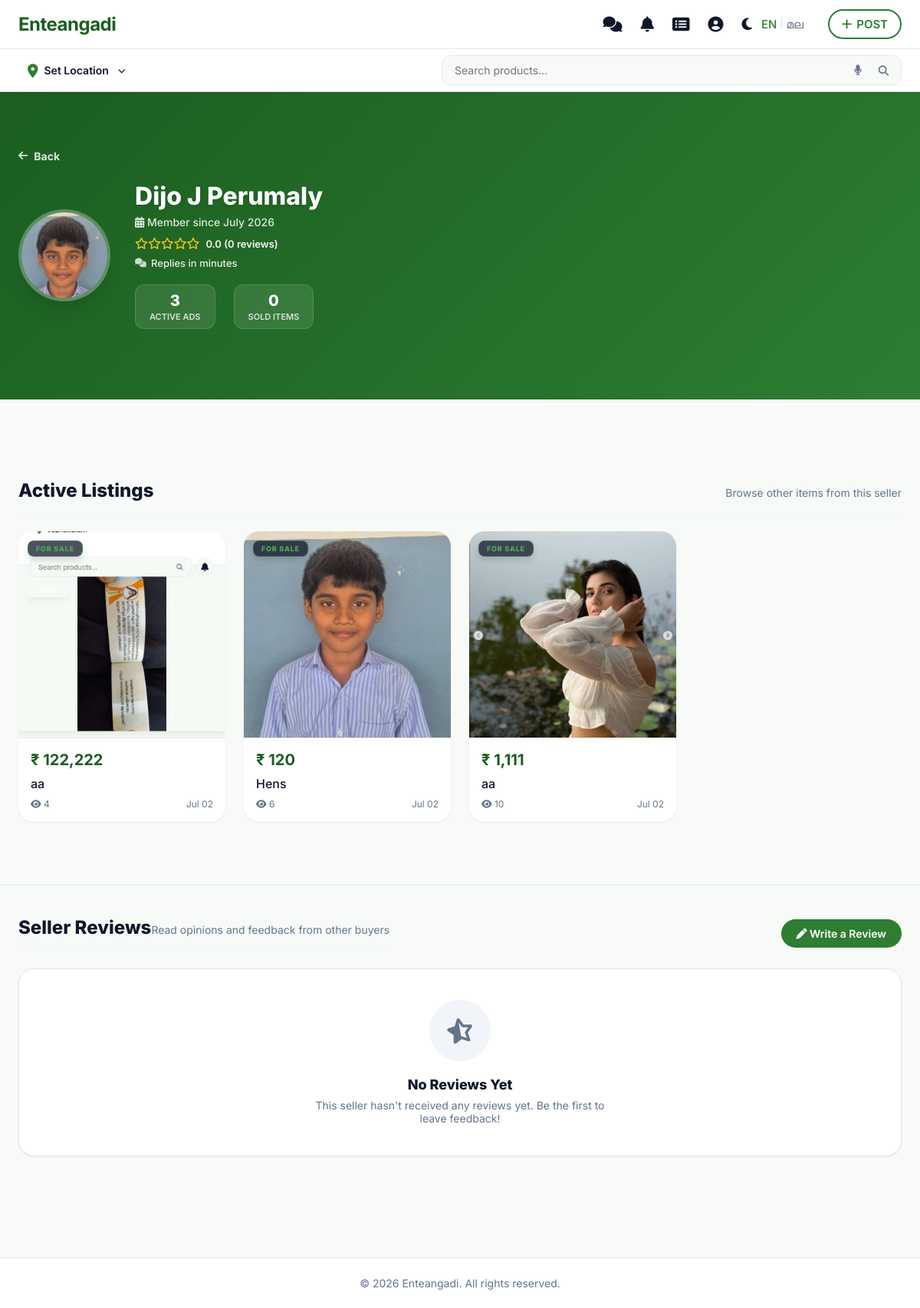
Screenshot of /user/view_profile.php?id=8 (signed in) with the database file from the repository.
### tables this page shows
CREATE TABLE `users` (
  `id` int(11) NOT NULL AUTO_INCREMENT,
  `username` varchar(100) NOT NULL,
  `email` varchar(155) DEFAULT NULL,
  `phone_number` varchar(20) NOT NULL,
  `phone` varchar(20) DEFAULT NULL,
  `profile_picture` varchar(255) DEFAULT NULL,
  `password` varchar(255) NOT NULL,
  `role` enum('user','admin') DEFAULT 'user',
  `is_admin` tinyint(1) DEFAULT 0,
  `permissions` text DEFAULT NULL,
  `session_token` varchar(255) DEFAULT NULL,
  `last_activity` timestamp NULL DEFAULT NULL,
  `created_at` timestamp NOT NULL DEFAULT current_timestamp(),
  `tut_home` tinyint(1) DEFAULT 0,
  `tut_post` tinyint(1) DEFAULT 0,
  `tut_profile` tinyint(1) DEFAULT 0,
  `tut_inbox` tinyint(1) DEFAULT 0,
  `is_verified` tinyint(1) DEFAULT 0,
  PRIMARY KEY (`id`),
  UNIQUE KEY `phone_number` (`phone_number`),
  UNIQUE KEY `email` (`email`)
);

CREATE TABLE `products` (
  `id` int(11) NOT NULL AUTO_INCREMENT,
  `unique_id` varchar(20) DEFAULT NULL,
  `user_id` int(11) NOT NULL,
  `category_id` int(11) NOT NULL,
  `title` varchar(255) NOT NULL,
  `description` text DEFAULT NULL,
  `price` decimal(10,2) NOT NULL,
  `type` enum('sell','buy','rent') DEFAULT 'sell',
  `expiry_date` date DEFAULT NULL,
  `whatsapp_number` varchar(20) DEFAULT NULL,
  `phone_number` varchar(20) DEFAULT NULL,
  `location_name` varchar(255) DEFAULT NULL,
  `latitude` decimal(10,8) DEFAULT NULL,
  `longitude` decimal(11,8) DEFAULT NULL,
  `status` enum('active','deleted','sold','expired','pending','inactive') DEFAULT 'active',
  `status_reason` text DEFAULT NULL,
  `is_verified` tinyint(1) DEFAULT 0,
  `is_notified` tinyint(1) DEFAULT 0,
  `views` int(11) DEFAULT 0,
  `created_at` timestamp NOT NULL DEFAULT current_timestamp(),
  `updated_at` timestamp NOT NULL DEFAULT current_timestamp() ON UPDATE current_timestamp(),
  PRIMARY KEY (`id`),
  UNIQUE KEY `unique_id` (`unique_id`),
  KEY `user_id` (`user_id`),
  KEY `category_id` (`category_id`),
  KEY `idx_products_status_created` (`status`,`created_at`),
  KEY `idx_products_status_type_created` (`status`,`type`,`created_at`),
  CONSTRAINT `products_ibfk_1` FOREIGN KEY (`user_id`) REFERENCES `users` (`id`) ON DELETE CASCADE,
  CONSTRAINT `products_ibfk_2` FOREIGN KEY (`category_id`) REFERENCES `categories` (`id`) ON DELETE CASCADE
);

### includes/helpers.php (called while the page is built, shortened)
<?php
if (!function_exists('getUserTrustMetrics')) {
    function getUserTrustMetrics($user_id)
    {
        global $pdo;
        $stmt_r = $pdo->prepare("SELECT COALESCE(AVG(rating), 0) as avg_rating, COUNT(*) as review_count FROM user_ratings WHERE reviewee_id = ?");
        $stmt_r->execute([$user_id]);
        $rating_data = $stmt_r->fetch();
        $avg_rating = round(floatval($rating_data['avg_rating']), 1);
        $review_count = intval($rating_data['review_count']);
        $stmt_u = $pdo->prepare("SELECT created_at, email, phone_number, is_verified FROM users WHERE id = ?");
        $stmt_u->execute([$user_id]);
        $user_data = $stmt_u->fetch();
        $member_since = $user_data ? date('F Y', strtotime($user_data['created_at'])) : 'Unknown';
        $is_verified = $user_data ? (bool)$user_data['is_verified'] : false;
        $email_verified = $is_verified;
        $phone_verified = $is_verified;
        $stmt_msgs = $pdo->prepare("
            SELECT m1.created_at as received_at, MIN(m2.created_at) as replied_at
            FROM messages m1
            JOIN messages m2 ON m1.product_id = m2.product_id
                            AND m1.sender_id = m2.receiver_id
                            AND m1.receiver_id = m2.sender_id
                            AND m2.created_at > m1.created_at
            WHERE m1.receiver_id = ?
            GROUP BY m1.id
        ");
        $stmt_msgs->execute([$user_id]);
        $pairs = $stmt_msgs->fetchAll();
        $total_seconds = 0;
        $reply_count = 0;
        foreach ($pairs as $p) {
            $diff = strtotime($p['replied_at']) - strtotime($p['received_at']);
            if ($diff > 0 && $diff < 86400) {
                $total_seconds += $diff;
                $reply_count++;
            }
        }
        $response_time = "Replies within a few hours";
        if ($reply_count > 0) {
            $avg_seconds = $total_seconds / $reply_count;
            if ($avg_seconds < 1800) {
                $response_time = "Replies in minutes";
            } elseif ($avg_seconds < 3600) {
                $response_time = "Replies in 1 hour";
            } elseif ($avg_seconds < 7200) {
                $response_time = "Replies in 2 hours";
            } elseif ($avg_seconds < 86400) {
                $hours = round($avg_seconds / 3600);
                $response_time = "Replies in $hours hours";
            }
        }
        return [
            'avg_rating' => $avg_rating,
            'review_count' => $review_count,
            'member_since' => $member_since,
            'email_verified' => $email_verified,
            'phone_verified' => $phone_verified,
            'response_time' => $response_time
        ];
    }
}

### user/view_profile.php (the view, shortened to what this page needs)
<?php
require_once '../config.php';
$view_user_id = $_GET['id'] ?? 0;
$user_stmt = $pdo->prepare("SELECT username, email, phone_number, profile_picture, created_at FROM users WHERE id = ?");
$user_stmt->execute([$view_user_id]);
$view_user = $user_stmt->fetch();
$ad_stmt = $pdo->prepare("
    SELECT p.*,
    (SELECT image_path FROM product_images pi WHERE pi.product_id = p.id LIMIT 1) as main_image,
    (SELECT COUNT(*) FROM wishlist w WHERE w.product_id = p.id) as like_count
    FROM products p
    WHERE p.user_id = ? AND p.status = 'active'
    ORDER BY p.created_at DESC
");
$ad_stmt->execute([$view_user_id]);
$active_ads = $ad_stmt->fetchAll();
$count_active = $pdo->prepare("SELECT COUNT(*) FROM products WHERE user_id = ? AND status = 'active'");
$count_active->execute([$view_user_id]);
$total_active_ads = $count_active->fetchColumn();
$count_sold = $pdo->prepare("SELECT COUNT(*) FROM products WHERE user_id = ? AND status = 'sold'");
$count_sold->execute([$view_user_id]);
$total_sold_ads = $count_sold->fetchColumn();
require_once '../includes/helpers.php';
$metrics = getUserTrustMetrics($view_user_id);
$reviews_stmt = $pdo->prepare("
    SELECT r.*, u.username as reviewer_name, u.profile_picture as reviewer_pic
    FROM user_ratings r
    JOIN users u ON r.reviewer_id = u.id
    WHERE r.reviewee_id = ?
    ORDER BY r.created_at DESC
");
$reviews_stmt->execute([$view_user_id]);
$reviews = $reviews_stmt->fetchAll();
$can_review = false;
if (isset($_SESSION['user_id']) && $_SESSION['user_id'] != $view_user_id) {
    $can_review = true;
}
require_once '../includes/header.php';
?>
<div class="view-profile-wrapper">
    <div class="profile-hero-card-premium">
        <div class="container">
            <div class="profile-nav-back">
                <a href="javascript:history.back()" class="btn-profile-back">
                    <i class="fa fa-arrow-left"></i> <span>Back</span>
                </a>
            </div>
            <div class="profile-hero-content-view">
                <div class="profile-avatar-wrapper-view">
                    <?php if (!empty($view_user['profile_picture'])): ?>
                        <img src="<?= $base_url . '/' . htmlspecialchars($view_user['profile_picture']) ?>" alt="Profile"
                            class="profile-avatar-img-view" onerror="this.style.display='none'; document.getElementById('profile-avatar-fallback').style.display='flex';">
                    <?php endif; ?>
                </div>
                <div class="profile-titles-view">
                    <div style="display: flex; align-items: center; gap: 10px; flex-wrap: wrap;">
                        <h1 style="margin: 0; font-size: 32px; font-weight: 800;"><?= htmlspecialchars($view_user['username']) ?></h1>
                    </div>
                    <p class="member-since" style="margin: 6px 0 0 0;"><i class="fa fa-calendar-alt"></i> Member since <?= htmlspecialchars($metrics['member_since']) ?></p>
                    <div class="profile-rating-stars-row" style="margin-top: 10px; display: flex; align-items: center; gap: 8px;">
                        <div style="color: #facc15; font-size: 15px;">
                            <?php
                            $stars = round($metrics['avg_rating']);
                            for ($i = 1; $i <= 5; $i++) {
                                if ($i <= $stars) {
                                    echo '<i class="fa fa-star"></i>';
                                } else {
                                    echo '<i class="far fa-star"></i>';
                                }
                            }
                            ?>
                        </div>
                        <span style="font-size: 13px; font-weight: 600; color: rgba(255,255,255,0.95);">
                            <?= number_format($metrics['avg_rating'], 1) ?> (<?= $metrics['review_count'] ?> <?= $metrics['review_count'] == 1 ? 'review' : 'reviews' ?>)
                        </span>
                    </div>
                    <div style="margin-top: 8px; font-size: 13px; color: rgba(255,255,255,0.9); font-weight: 500; display: flex; align-items: center; gap: 6px;">
                        <i class="fa fa-comments" style="font-size: 12px; opacity: 0.85;"></i> <?= htmlspecialchars($metrics['response_time']) ?>
                    </div>
                    <div class="profile-stats-row-view" style="margin-top: 20px;">
                        <div class="stat-box-view">
                            <span class="stat-number"><?= $total_active_ads ?></span>
                            <span class="stat-label">Active Ads</span>
                        </div>
                        <div class="stat-box-view">
                            <span class="stat-number"><?= $total_sold_ads ?></span>
                            <span class="stat-label">Sold Items</span>
                        </div>
                    </div>
                </div>
            </div>
        </div>
    </div>
    <div class="container active-listings-container">
        <div class="section-header-premium">
            <h2>Active Listings</h2>
            <p>Browse other items from this seller</p>
        </div>
        <?php if (empty($active_ads)): ?>
            <div class="empty-state-view-profile">
                <div class="empty-illustration">
                    <i class="fa fa-layer-group"></i>
                </div>
                <h3>No Active Listings</h3>
                <p>This user hasn't posted any active advertisements recently.</p>
            </div>
        <?php else: ?>
            <div class="product-grid" style="margin-top: 20px;">
                <?php foreach ($active_ads as $ad): ?>
                    <a href="../product.php?id=<?= $ad['id'] ?>" class="product-card" style="text-decoration: none;">
                        <?php if ($ad['type'] == 'buy'): ?>
                            <div class="badge-wanted">Wanted</div>
                        <?php else: ?>
                            <div class="badge-selling">For Sale</div>
                        <?php endif; ?>
                        <?php if ($ad['main_image']): ?>
                            <img src="../<?= htmlspecialchars($ad['main_image']) ?>" loading="lazy"
                                alt="<?= htmlspecialchars($ad['title']) ?>" class="product-card-image">
                        <?php endif; ?>
                        <div class="product-card-content">
                            <div class="product-card-price">₹ <?= number_format($ad['price'], 0) ?></div>
                            <div class="product-card-title"><?= htmlspecialchars($ad['title']) ?></div>
                            <div class="product-card-meta">
                                <span><i class="fa fa-eye"></i> <?= number_format($ad['views']) ?></span>
                                <span><?= date('M d', strtotime($ad['created_at'])) ?></span>
                            </div>
                        </div>
                    </a>
                <?php endforeach; ?>
            </div>
        <?php endif; ?>
    </div>
    <div class="container active-listings-container" style="margin-top: 50px; border-top: 1px solid var(--border-color); padding-top: 40px; margin-bottom: 40px;">
        <div style="display: flex; justify-content: space-between; align-items: center; margin-bottom: 24px; flex-wrap: wrap; gap: 12px;">
            <div class="section-header-premium" style="margin: 0;">
                <h2>Seller Reviews</h2>
                <p>Read opinions and feedback from other buyers</p>
            </div>
            <?php if ($can_review): ?>
                <button onclick="document.getElementById('review-modal').style.display='flex'" class="btn-primary" style="padding: 10px 20px; font-size: 14px; border-radius: 24px;">
                    <i class="fa fa-pen"></i> Write a Review
                </button>
            <?php endif; ?>
        </div>
        <?php if (empty($reviews)): ?>
            <div class="empty-state-view-profile" style="padding: 40px 20px;">
                <div class="empty-illustration">
                    <i class="fa fa-star-half-alt"></i>
                </div>
                <h3>No Reviews Yet</h3>
                <p>This seller hasn't received any reviews yet. Be the first to leave feedback!</p>
            </div>
        <?php endif; ?>
    </div>
</div>
<?php require_once '../includes/footer.php'; ?>

### rows the page displays
users: profile_picture (picture), username "Dijo J Perumaly"
products: type "FOR SALE", shows a picture, price "122,222", title "aa", views "4", created_at "Jul 02"
products: type "FOR SALE", shows a picture, price "120", title "Hens", views "6", created_at "Jul 02"
products: type "FOR SALE", shows a picture, price "1,111", title "aa", views "10", created_at "Jul 02"

### other values shown
$app_settings['app_name'] "Enteangadi"
__('post_ad') "POST"
$_SESSION['user_location']['name'] "Set Location"
$metrics['member_since'] "July 2026"
$metrics['avg_rating'] "0.0"
$metrics['review_count'] "0"
$metrics['response_time'] "Replies in minutes"
$total_active_ads "3"
$total_sold_ads "0"
